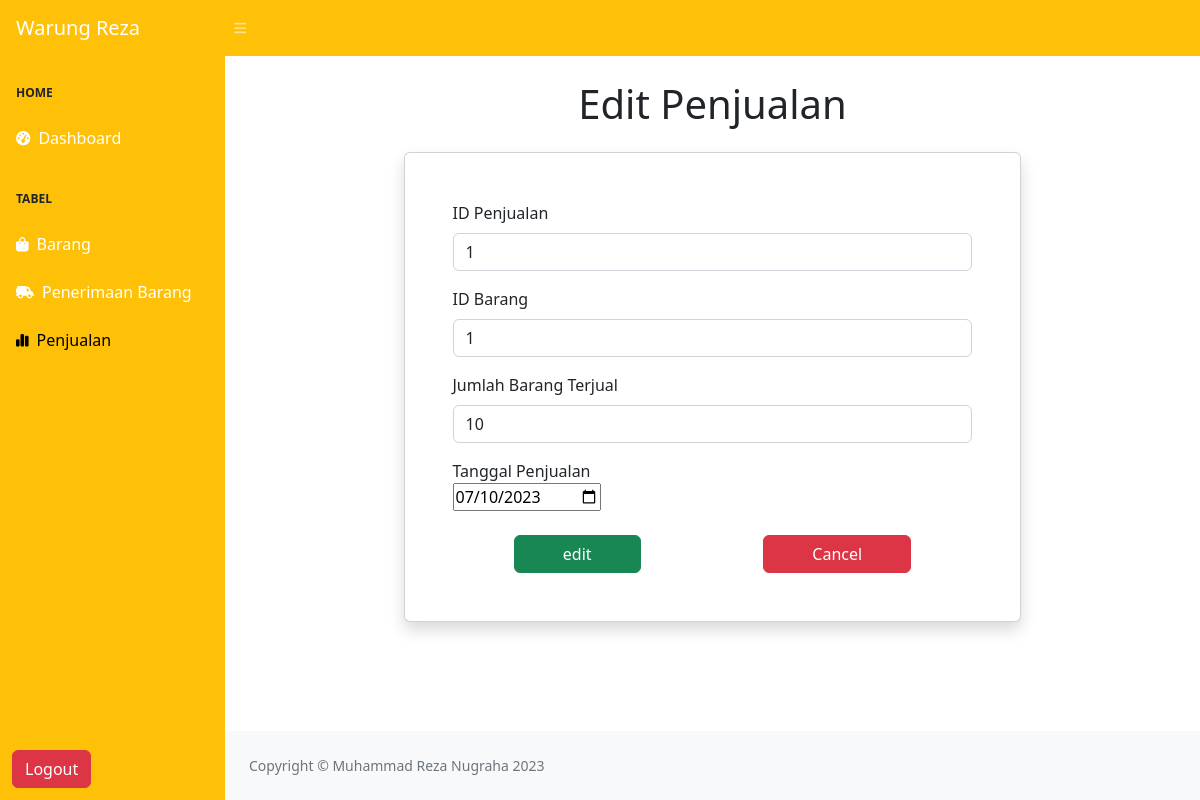
/views/editpenjualan.php?id=1 (signed in), run on the app's committed database.
### tables this page shows
CREATE TABLE `penjualan` (
  `id` int(11) NOT NULL,
  `id_penjualan` int(11) NOT NULL,
  `id_barang` int(11) NOT NULL,
  `jumlah_barang_terjual` int(50) NOT NULL,
  `tanggal_penjualan` date NOT NULL
);

### views/editpenjualan.php (the view, shortened to what this page needs)
<!DOCTYPE html>
<html lang="en">
    <head>
        <link href="https://cdn.jsdelivr.net/npm/simple-datatables@7.1.2/dist/style.min.css" rel="stylesheet" />
        <link href="../css/styles.css" rel="stylesheet" />
    </head>
    <body class="sb-nav-fixed">
        <nav class="sb-topnav navbar navbar-expand navbar-dark bg-warning">
            <a class="navbar-brand ps-3" href="index.html">Warung Reza</a>
            <button class="btn btn-link btn-sm order-1 order-lg-0 me-4 me-lg-0" id="sidebarToggle" href="#!"><i class="fas fa-bars"></i></button>
        </nav>
        <div id="layoutSidenav">
    <div id="layoutSidenav_nav">
        <nav class="sb-sidenav accordion sb-sidenav-secondary bg-warning" id="sidenavAccordion">
            <div class="sb-sidenav-menu">
                <div class="nav">
                    <div class="sb-sidenav-menu-heading">Home</div>
                    <a class="nav-link text-white" href="./home.php">
                        <div class="sb-nav-link-icon"><i class="fas fa-tachometer-alt"></i></div>
                        Dashboard
                    </a>
                    <div class="sb-sidenav-menu-heading">Tabel</div>
                    <a class="nav-link text-white" href="./barang.php">
                        <div class="sb-nav-link-icon"><i class="fa-solid fa-bag-shopping"></i></div>
                        Barang
                    </a>
                    <a class="nav-link text-white" href="./penerimaan.php">
                        <div class="sb-nav-link-icon"><i class="fa-solid fa-truck-field"></i></div>
                        Penerimaan Barang
                    </a>
                    <a class="nav-link text-black active" href="./penjualan.php">
                        <div class="sb-nav-link-icon"><i class="fa-solid fa-chart-simple"></i></div>
                        Penjualan
                    </a>
                </div>
            </div>
            <div class="sb-sidenav-footer">
            <a class="btn btn-danger ms-auto me-2" href="../proses/logout.php">Logout</a>
            </div>
        </nav>
    </div>
    <div id="layoutSidenav_content">
        <main>
        <?php
            include '../config/koneksi.php';
            $id = $_GET['id'];
            $query = "SELECT * FROM penjualan WHERE id = '$id'";
            $result = mysqli_query($koneksi, $query);
            $data = mysqli_fetch_assoc($result);
        ?>
        <div class="container-fluid px-4">
                <h1 class="my-4 text-center">Edit Penjualan</h1>
                <div class="col-md-8 m-auto card p-5 shadow -3 mb-5 bg-body rounded">
                        <form enctype="multipart/form-data" action="../proses/editpenjualan.php" method="post">
                           <div class="mb-3">
                             <label for="exampleFormControlInput1" class="form-label">ID Penjualan</label>
                               <input name="id_penjualan" type="text" class="form-control id=exampleFormControlInput1" value="<?= $data['id_penjualan'] ?>">
                            </div>
                            <div class="mb-3">
                                <label for="exampleFormControlInput1" class="form-label">ID Barang</label>
                                <select name="id_barang" class="form-control" id="exampleFormControlSelect1">
                                    <?php
                                    $query_barang = "SELECT id_barang FROM barang";
                                    $result_barang = mysqli_query($koneksi, $query_barang);
                                    while ($row_barang = mysqli_fetch_assoc($result_barang)) {
                                        $id_barang = $row_barang['id_barang'];
                                        $selected = ($id_barang == $data['id_barang']) ? 'selected' : '';
                                        echo "<option value=\"$id_barang\" $selected>$id_barang</option>";
                                    }
                                    ?>
                                </select>
                            </div>
                            <div class="mb-3">
                                <label for="exampleFormControlInput1" class="form-label">Jumlah Barang Terjual</label>
                                <input name="jumlah_barang_terjual" type="text" class="form-control id=exampleFormControlInput1" value="<?= $data['jumlah_barang_terjual'] ?>">
                            </div>
                            <div class="mb-3">
                             <label for="birthday">Tanggal Penjualan</label>
                                <br>
                                <input type="date" id="tanggal" name="tanggal_penjualan" value="<?= $data['tanggal_penjualan']?>">
                            </div>
                            <div class="d-flex justify-content-around">
                                <button name="submit" class="btn btn-md btn-success px-5 mt-2">edit</button>
                                <a href="./penjualan.php" class="btn btn-md btn-danger px-5 mt-2">Cancel</a>
                            </div>
                    </form>
                </div>
            </div>
        </main>
        <footer class="py-4 bg-light mt-auto">
            <div class="container-fluid px-4">
                <div class="d-flex align-items-center justify-content-between small">
                    <div class="text-muted">Copyright &copy; Muhammad Reza Nugraha 2023</div>
                </div>
            </div>
        </footer>
    </div>
</div>
    </body>
</html>

### data on the page
penjualan: id_penjualan "1", jumlah_barang_terjual "10", tanggal_penjualan "07/10/2023"

### other printed values
form field id_barang "1"
